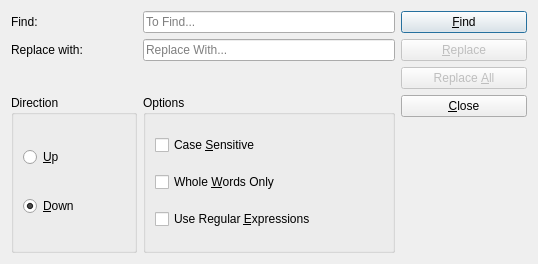
<?xml version="1.0" encoding="UTF-8"?>
<ui version="4.0">
 <class>FindReplaceDialog</class>
 <widget class="QDialog" name="FindReplaceDialog">
  <property name="geometry">
   <rect>
    <x>0</x>
    <y>0</y>
    <width>538</width>
    <height>264</height>
   </rect>
  </property>
  <property name="windowTitle">
   <string>Find and Replace</string>
  </property>
  <layout class="QGridLayout" name="gridLayout" columnstretch="1,2,1">
   <item row="0" column="0">
    <widget class="QLabel" name="label">
     <property name="text">
      <string>Find:</string>
     </property>
    </widget>
   </item>
   <item row="0" column="1">
    <widget class="QLineEdit" name="le_find">
     <property name="placeholderText">
      <string>To Find...</string>
     </property>
    </widget>
   </item>
   <item row="1" column="1">
    <widget class="QLineEdit" name="le_replace">
     <property name="placeholderText">
      <string>Replace With...</string>
     </property>
    </widget>
   </item>
   <item row="3" column="1" rowspan="3">
    <widget class="QGroupBox" name="groupBox_2">
     <property name="title">
      <string>Options</string>
     </property>
     <layout class="QVBoxLayout" name="verticalLayout_2">
      <item>
       <widget class="QCheckBox" name="check_case">
        <property name="text">
         <string>Case &amp;Sensitive</string>
        </property>
       </widget>
      </item>
      <item>
       <widget class="QCheckBox" name="check_words">
        <property name="text">
         <string>Whole &amp;Words Only</string>
        </property>
       </widget>
      </item>
      <item>
       <widget class="QCheckBox" name="check_regex">
        <property name="toolTip">
         <string>Use Perl-style Regular Expressions</string>
        </property>
        <property name="text">
         <string>Use Regular &amp;Expressions</string>
        </property>
       </widget>
      </item>
     </layout>
    </widget>
   </item>
   <item row="3" column="0" rowspan="3">
    <widget class="QGroupBox" name="groupBox">
     <property name="title">
      <string>Direction</string>
     </property>
     <layout class="QVBoxLayout" name="verticalLayout">
      <item>
       <widget class="QRadioButton" name="radio_dir_up">
        <property name="text">
         <string>&amp;Up</string>
        </property>
        <property name="checked">
         <bool>false</bool>
        </property>
       </widget>
      </item>
      <item>
       <widget class="QRadioButton" name="radio_dir_down">
        <property name="text">
         <string>&amp;Down</string>
        </property>
        <property name="checked">
         <bool>true</bool>
        </property>
       </widget>
      </item>
     </layout>
    </widget>
   </item>
   <item row="0" column="2">
    <widget class="QPushButton" name="pb_find">
     <property name="text">
      <string>&amp;Find</string>
     </property>
    </widget>
   </item>
   <item row="1" column="0">
    <widget class="QLabel" name="label_2">
     <property name="text">
      <string>Replace with:</string>
     </property>
    </widget>
   </item>
   <item row="1" column="2">
    <widget class="QPushButton" name="pb_replace">
     <property name="enabled">
      <bool>false</bool>
     </property>
     <property name="text">
      <string>&amp;Replace</string>
     </property>
    </widget>
   </item>
   <item row="2" column="0" colspan="2">
    <widget class="QLabel" name="label_error">
     <property name="text">
      <string/>
     </property>
     <property name="textFormat">
      <enum>Qt::RichText</enum>
     </property>
    </widget>
   </item>
   <item row="2" column="2">
    <widget class="QPushButton" name="pb_replaceAll">
     <property name="enabled">
      <bool>false</bool>
     </property>
     <property name="text">
      <string>Replace &amp;All</string>
     </property>
    </widget>
   </item>
   <item row="3" column="2">
    <widget class="QPushButton" name="pb_close">
     <property name="text">
      <string>&amp;Close</string>
     </property>
    </widget>
   </item>
  </layout>
 </widget>
 <resources/>
 <connections/>
</ui>
